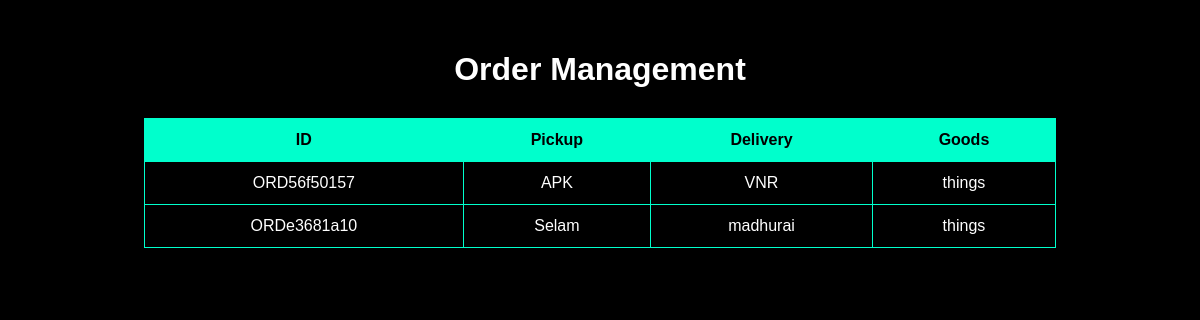
Screenshot of /dashboard/orders/ with the database file from the repository.
### main/models.py (models this page shows)
class Order(models.Model):
    booking_id = models.CharField(max_length=50, unique=True,default="Unknown")
    customer = models.ForeignKey(Customer, on_delete=models.CASCADE)
    pickup = models.CharField(max_length=200)
    delivery = models.CharField(max_length=200)
    goods = models.CharField(max_length=100)
    weight = models.IntegerField()
    vehicle = models.ForeignKey(Vehicle, on_delete=models.SET_NULL, null=True)

### main/views.py (the view)
# urls.py: path('dashboard/orders/', views.admin_orders, name='admin_orders'),
def admin_orders(request):
    data = Order.objects.all()
    return render(request, 'admin_orders.html', {'data': data})

### main/templates/admin_orders.html
<div class="order-page">
    <h1 class="page-title">Order Management</h1>
    {% load static %}
    <link rel="stylesheet" href="{% static 'css/style.css' %}">
<div class="table-box">
    <table>
<tr>
<th>ID</th>
<th>Pickup</th>
<th>Delivery</th>
<th>Goods</th>
</tr>
{% for o in data %}
<tr>
<td>{{ o.booking_id }}</td>
<td>{{ o.pickup }}</td>
<td>{{ o.delivery }}</td>
<td>{{ o.goods }}</td>
</tr>
{% endfor %}
</table>
</div>
</div>

### main/static/css/style.css (style rules this page uses)
table { width: 80%; border-collapse: collapse; background: rgba(0,0,0,0.8); color: white; }
th, td { padding: 12px; border: 1px solid gray; text-align: center; }
th { background: #222; }
.order-page { min-height: 100vh; background: black; color: white; text-align: center; padding: 30px; }
.page-title { margin-bottom: 30px; }
.table-box { margin-top: 20px; }
table { margin: auto; width: 80%; border-collapse: collapse; }
th, td { padding: 12px; border: 1px solid #00ffcc; }
th { background: #00ffcc; color: black; }

### rows the page displays
Order: booking_id "ORD56f50157", pickup "APK", delivery "VNR", goods "things"
Order: booking_id "ORDe3681a10", pickup "Selam", delivery "madhurai", goods "things"
